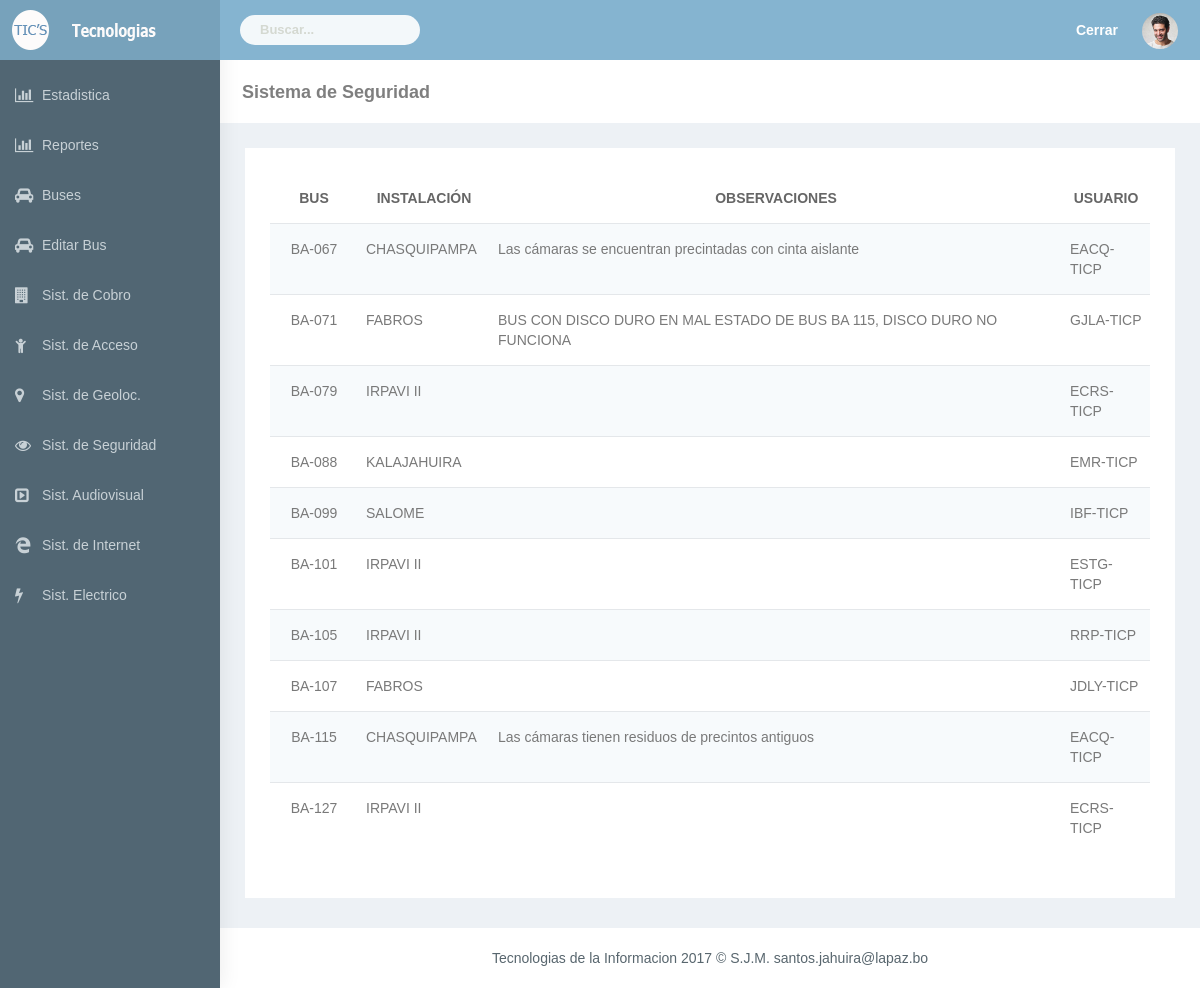
The app's page /html/reporte_seguridad.php?dato=2&dato3=tornillos_rac_hdd with its own data.
### tables this page shows
CREATE TABLE `seguridad` (
  `idseguridad` int(11) NOT NULL,
  `bus_idbus` int(11) NOT NULL,
  `instalacion_idinstalacion` int(11) NOT NULL,
  `usuario_idusuario` int(11) NOT NULL,
  `dvr_gabinete` varchar(45) NOT NULL,
  `dvr` varchar(45) NOT NULL,
  `dvr_existencia` varchar(45) NOT NULL,
  `funcion_grabacion` varchar(45) NOT NULL,
  `Almacenamiento` varchar(45) NOT NULL,
  `Capacidad` varchar(45) NOT NULL,
  `num_serie_hdd` varchar(45) NOT NULL,
  `tornillos_rac_hdd` varchar(45) NOT NULL,
  `adaptador_rca` varchar(45) NOT NULL,
  `lambda1` varchar(45) NOT NULL,
  `lambda2` varchar(45) NOT NULL,
  `lambda3` varchar(45) NOT NULL,
  `lambda4` varchar(45) NOT NULL,
  `out1` varchar(45) NOT NULL,
  `out2` varchar(45) NOT NULL,
  `out3` varchar(45) NOT NULL,
  `out4` varchar(45) NOT NULL,
  `kl_mesclaor_video` varchar(45) NOT NULL,
  `kl_out1` varchar(45) NOT NULL,
  `kl_out2` varchar(45) NOT NULL,
  `kl_out3` varchar(45) NOT NULL,
  `kl_out4` varchar(45) NOT NULL,
  `cam_com_front` varchar(45) NOT NULL,
  `cam_com_cond` varchar(45) NOT NULL,
  `cam_val` varchar(45) NOT NULL,
  `cam_puerta_sal` varchar(45) NOT NULL,
  `cam_retro` varchar(45) NOT NULL,
  `obs` varchar(800) NOT NULL,
  `fecha` datetime NOT NULL
);

CREATE TABLE `bus` (
  `idbus` int(11) NOT NULL,
  `nombre_bus` varchar(45) NOT NULL,
  `placa` varchar(45) DEFAULT NULL,
  `si_cobro` int(11) NOT NULL,
  `si_acceso` int(11) NOT NULL,
  `si_geoloc` int(11) NOT NULL,
  `si_segurida` int(11) NOT NULL,
  `si_audiovicual` int(11) NOT NULL,
  `si_internet` int(11) NOT NULL,
  `si_electrico` int(11) NOT NULL
);

CREATE TABLE `instalacion` (
  `idinstalacion` int(11) NOT NULL,
  `nombre_instalacion` varchar(45) NOT NULL,
  `abreviado` varchar(45) NOT NULL
);

CREATE TABLE `usuario` (
  `idusuario` int(11) NOT NULL,
  `cod_user` varchar(45) DEFAULT NULL,
  `roles_idroles` int(11) NOT NULL,
  `nombre` varchar(45) NOT NULL,
  `paterno` varchar(45) DEFAULT NULL,
  `materno` varchar(45) DEFAULT NULL,
  `ci` varchar(45) NOT NULL,
  `pass` varchar(70) DEFAULT NULL
);

### html/reporte_seguridad.php (the view, shortened to what this page needs)
<?php
include("header.php");
 ?>
        <div id="page-wrapper">
            <div class="container-fluid">
                <div class="row bg-title">
                    <div class="col-lg-3 col-md-4 col-sm-4 col-xs-12">
                        <h4 class="page-title">Sistema de Seguridad</h4> </div>
                </div>
                <div class="row">
                    <div class="col-sm-12">
                        <div class="white-box">
                            <div class="table  table-striped table-responsive" id="dvData">
                                <table class="table table-striped  table-condensed text-center"  >
                                    <thead>
                                        <tr>
                                            <th WIDTH="10%" class="text-center"><strong>BUS</strong></th>
                                            <th WIDTH="15%" class="text-center"><strong>INSTALACIÓN</strong> </th>
                                            <th WIDTH="65%" class="text-center"><strong>OBSERVACIONES</strong></th>
                                            <th WIDTH="10%" class="text-center"><strong>USUARIO</strong></th>
                                        </tr>
                                    </thead>
                                    <tbody class="buscar">
                                       <?php
										$dato=$_GET['dato'];
										$dato3=$_GET['dato3'];
                                        $dat="  SELECT
												bus.nombre_bus,
												instalacion.nombre_instalacion,
												usuario.cod_user,
												seguridad.obs
												FROM
												seguridad
												INNER JOIN bus ON seguridad.bus_idbus = bus.idbus
												INNER JOIN instalacion ON seguridad.instalacion_idinstalacion = instalacion.idinstalacion
												INNER JOIN usuario ON seguridad.usuario_idusuario = usuario.idusuario
												WHERE $dato3='$dato'
												ORDER BY
												idbus ASC";
										$da=mysql_query($dat);
                                        while($c = mysql_fetch_assoc($da))
                                        {
                                        ?>
                                        <tr>
											<td class="text-center"> <?php echo $c['nombre_bus'];?> </td>
											<td class="text-left"> <?php echo $c['nombre_instalacion'];?> </td>
											<td class="text-left"> <?php echo $c['obs'];?> </td>
											<td class="text-left"> <?php echo $c['cod_user'];?> </td>
                                        </tr>
                                             <?php }?>
                                    </tbody>
                                </table>
                                 </div>
                        </div>
                    </div>
                </div>
            </div>
<?php  include("foter.php"); ?>

### html/css/colors/blue-dark.css (style rules this page uses)
body { background:#516673 }

### records on screen
seguridad: bus_idbus.nombre_bus "BA-067", instalacion_idinstalacion.nombre_instalacion "CHASQUIPAMPA", obs "Las cámaras se encuentran precintadas con cinta aislante", usuario_idusuario.cod_user "EACQ-TICP"
seguridad: bus_idbus.nombre_bus "BA-071", instalacion_idinstalacion.nombre_instalacion "FABROS", obs "BUS CON DISCO DURO EN MAL ESTADO DE BUS BA 115, DISCO DURO NO FUNCIONA", usuario_idusuario.cod_user "GJLA-TICP"
seguridad: bus_idbus.nombre_bus "BA-079", instalacion_idinstalacion.nombre_instalacion "IRPAVI II", usuario_idusuario.cod_user "ECRS-TICP"
seguridad: bus_idbus.nombre_bus "BA-088", instalacion_idinstalacion.nombre_instalacion "KALAJAHUIRA", usuario_idusuario.cod_user "EMR-TICP"
seguridad: bus_idbus.nombre_bus "BA-099", instalacion_idinstalacion.nombre_instalacion "SALOME", usuario_idusuario.cod_user "IBF-TICP"
seguridad: bus_idbus.nombre_bus "BA-101", instalacion_idinstalacion.nombre_instalacion "IRPAVI II", usuario_idusuario.cod_user "ESTG-TICP"
seguridad: bus_idbus.nombre_bus "BA-105", instalacion_idinstalacion.nombre_instalacion "IRPAVI II", usuario_idusuario.cod_user "RRP-TICP"
seguridad: bus_idbus.nombre_bus "BA-107", instalacion_idinstalacion.nombre_instalacion "FABROS", usuario_idusuario.cod_user "JDLY-TICP"
seguridad: bus_idbus.nombre_bus "BA-115", instalacion_idinstalacion.nombre_instalacion "CHASQUIPAMPA", obs "Las cámaras tienen residuos de precintos antiguos", usuario_idusuario.cod_user "EACQ-TICP"
seguridad: bus_idbus.nombre_bus "BA-127", instalacion_idinstalacion.nombre_instalacion "IRPAVI II", usuario_idusuario.cod_user "ECRS-TICP"
